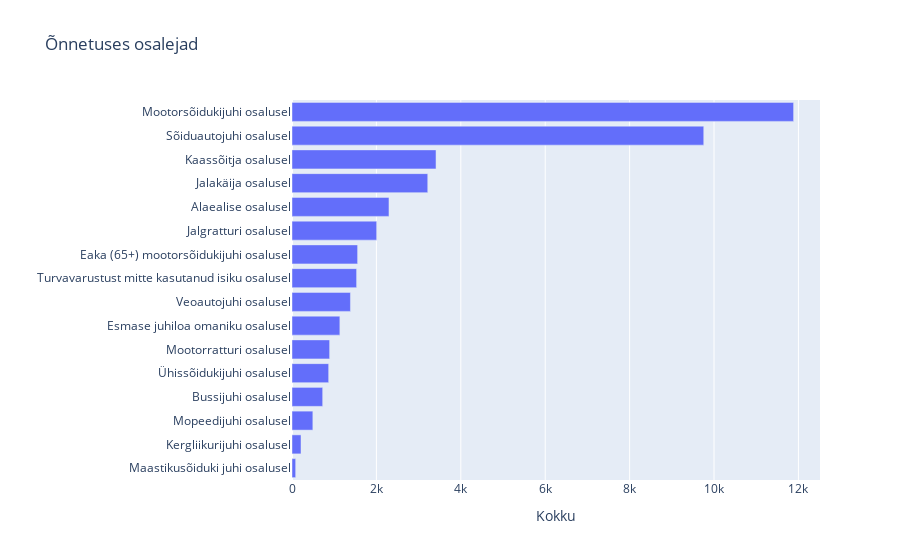

Write notebook code for a chart like this one.
### Code cell
# liiklusõnnetused osaleja tüüpide kaupa
@pn.depends( pn.widgets.RadioButtonGroup.param.value)   
def osalejad(slider_value):
    df_kaart=df.loc[pd.to_datetime(slider_value[0]):pd.to_datetime(slider_value[1])]    
    options=['Jalakäija osalusel', 'Kergliikurijuhi osalusel', 'Kaassõitja osalusel', 'Maastikusõiduki juhi osalusel', "Eaka (65+) mootorsõidukijuhi osalusel",  "Bussijuhi osalusel", "Veoautojuhi osalusel", "Ühissõidukijuhi osalusel", "Sõiduautojuhi osalusel", "Mootorratturi osalusel", "Mopeedijuhi osalusel", "Jalgratturi osalusel", "Alaealise osalusel", "Turvavarustust mitte kasutanud isiku osalusel", "Esmase juhiloa omaniku osalusel", "Mootorsõidukijuhi osalusel"]

    # Count the number of accidents for each participant type
    df_count = df_kaart[options].apply(pd.Series.value_counts).T.reset_index().sort_values(1.0)


    # Create the plot using Plotly Express
    fig = px.bar(df_count, y='index', x=1.0, title='Õnnetuses osalejad')
    fig.update_layout(
    xaxis_title='Kokku',
    yaxis_title='')

    return fig

osalejad(slider.value)

### Figure 1 — Plotly figure (JSON) as saved in the notebook; plotly's stock layout.template omitted (floating-point values rounded to 4 significant figures)
{"data": [{"alignmentgroup": "True", "hovertemplate": "1.0=%{x}<br>index=%{y}<extra></extra>", "legendgroup": "", "marker": {"color": "#636efa", "pattern": {"shape": ""}}, "name": "", "offsetgroup": "", "orientation": "h", "showlegend": false, "textposition": "auto", "type": "bar", "x": [87, 214, 494, 727, 869, 892, 1134, 1385, 1531, 1555, 2007, 2298, 3217, 3413, 9757, 11886], "xaxis": "x", "y": ["Maastikusõiduki juhi osalusel", "Kergliikurijuhi osalusel", "Mopeedijuhi osalusel", "Bussijuhi osalusel", "Ühissõidukijuhi osalusel", "Mootorratturi osalusel", "Esmase juhiloa omaniku osalusel", "Veoautojuhi osalusel", "Turvavarustust mitte kasutanud isiku osalusel", "Eaka (65+) mootorsõidukijuhi osalusel", "Jalgratturi osalusel", "Alaealise osalusel", "Jalakäija osalusel", "Kaassõitja osalusel", "Sõiduautojuhi osalusel", "Mootorsõidukijuhi osalusel"], "yaxis": "y"}], "layout": {"autosize": true, "barmode": "relative", "legend": {"tracegroupgap": 0}, "title": {"text": "Õnnetuses osalejad"}, "xaxis": {"anchor": "y", "autorange": true, "domain": [0, 1], "range": [0, 12510.0], "title": {"text": "Kokku"}, "type": "linear"}, "yaxis": {"anchor": "x", "autorange": true, "domain": [0, 1], "range": [-0.5, 15.5], "title": {"text": ""}, "type": "category"}}}
